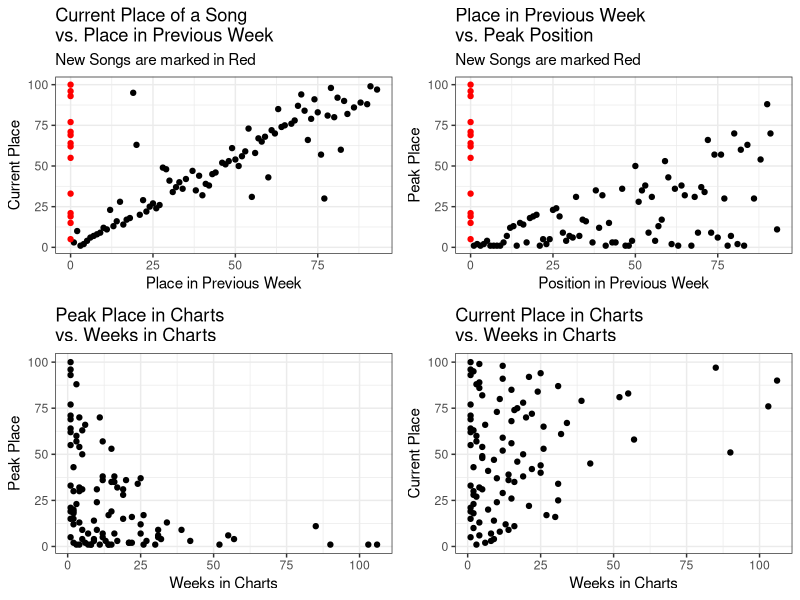
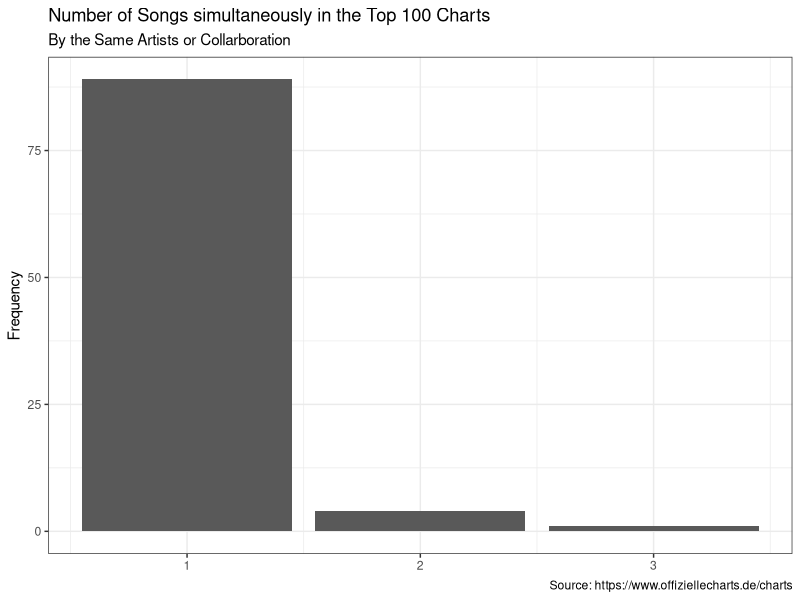
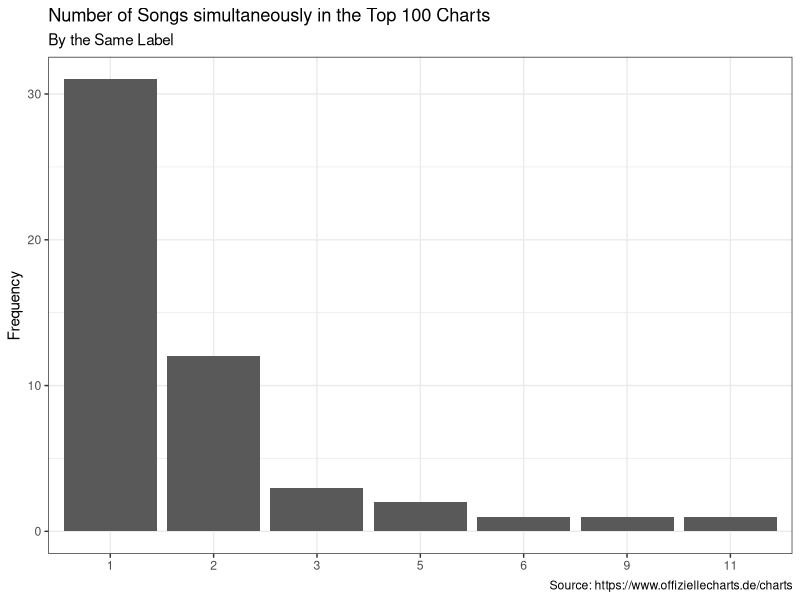

Generate these figures, in order, with R:
## ---- chunk 1
library(ggplot2)
library(gridExtra)
library(readr)
library(dplyr)
chart_scrap <- read_csv('2021-08-25_charts_report.csv')
## ---- chunk 2
#Reporting Figures and Tables
#Scatter Plots
current_v_last <- ggplot(data = chart_scrap,
                                     aes(y = current, x=last_week,
                                     col=ifelse(is.na(last_week), yes = 'NA' , no = 'NonNA')))+
                                      geom_point(aes(y = current, x=last_week_fill),show.legend = F)+
                                      scale_color_manual(values = c('#FF0000','#000000'))+
                                      labs(title = 'Current Place of a Song \nvs. Place in Previous Week',
                                           subtitle = 'New Songs are marked in Red',
                                           y='Current Place', x='Place in Previous Week')+
                                        theme_bw()
weeks_v_peak <- ggplot(data = chart_scrap,
                                             aes(x=weeks_in_charts, y=peak_in_charts))+
                                              geom_point()+
                                              labs(title = 'Peak Place in Charts \nvs. Weeks in Charts',
                                                   x='Weeks in Charts', y='Peak Place')+
                                              theme_bw()
week_v_current <- ggplot(data = chart_scrap, aes(x=weeks_in_charts, y=current))+
                                      geom_point()+
                                      labs(title = 'Current Place in Charts \nvs. Weeks in Charts',
                                           x='Weeks in Charts', y='Current Place')+
                                      theme_bw()
last_v_peak <- ggplot(data = chart_scrap, aes(x=last_week_fill, y=peak_in_charts,
                                                col=ifelse(is.na(last_week), yes = 'NA' , no = 'NonNA')))+
                                    geom_point(show.legend = F)+
                                    labs(title = 'Place in Previous Week \nvs. Peak Position',
                                         subtitle = 'New Songs are marked Red',
                                         x='Position in Previous Week', y='Peak Place')+
                                    scale_color_manual(values = c('#FF0000','#000000'))+
                                    theme_bw()
grid.arrange(current_v_last,last_v_peak, weeks_v_peak,week_v_current, nrow=2)
## ---- chunk 3
chart_scrap%>%
                      count(artist)%>%
                      ggplot(aes(x=n))+
                      geom_bar()+
                      labs(title = 'Number of Songs simultaneously in the Top 100 Charts',
                           subtitle = 'By the Same Artists or Collarboration',
                           y='Frequency',
                           x=NULL,
                           caption = 'Source: https://www.offiziellecharts.de/charts')+
                      theme_bw()
chart_scrap%>%
                        count(artist,sort = T)%>%
                        filter(n>1)%>%
                        knitr::kable()
chart_scrap%>%
                      count(label)%>%
                      ggplot(aes(x=as.factor(n)))+
                      geom_bar()+
                      geom_bar()+
                      labs(title = 'Number of Songs simultaneously in the Top 100 Charts',
                           subtitle = 'By the Same Label',
                           y='Frequency',
                           x=NULL,
                           caption = 'Source: https://www.offiziellecharts.de/charts')+
                      theme_bw()
chart_scrap%>%
                        count(label, sort = T)%>%
                        filter(n>1)%>%
                        knitr::kable()
## ---- chunk 4
#Songs that are currently peaking
chart_scrap%>%
                        filter(current == peak_in_charts)%>%
                        select(artist, title, current)%>%
                        rename(Position = current)%>%
                        knitr::kable()
